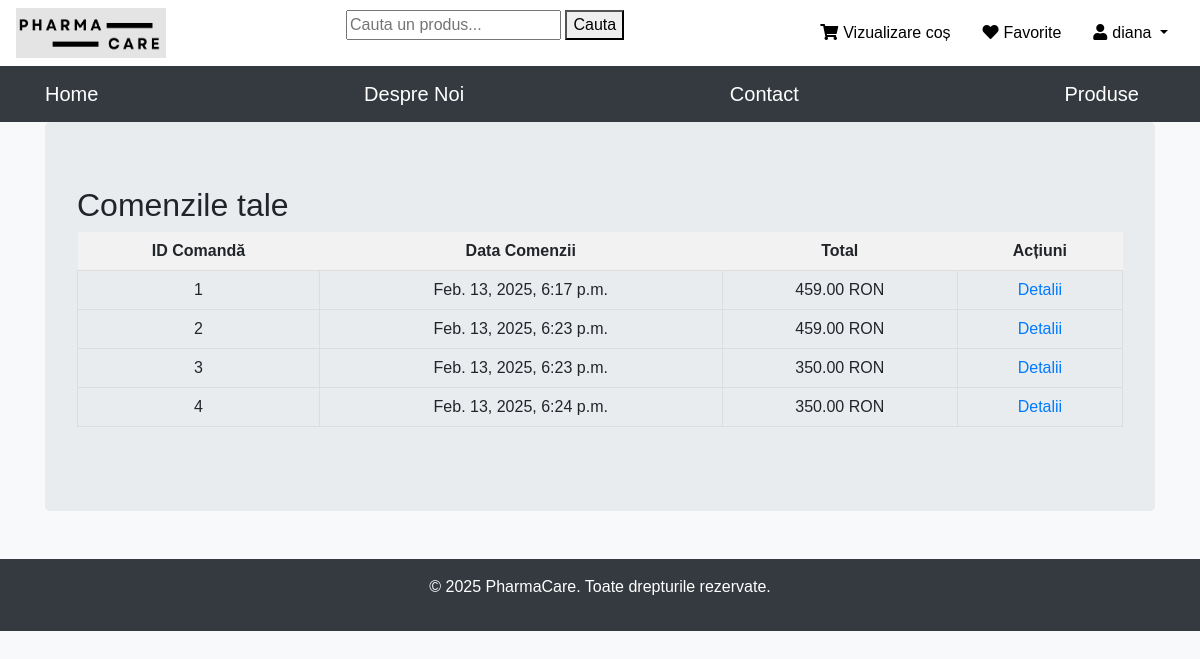
/vizualizare_comanda/ (signed in), run on an earlier commit of the app's database.
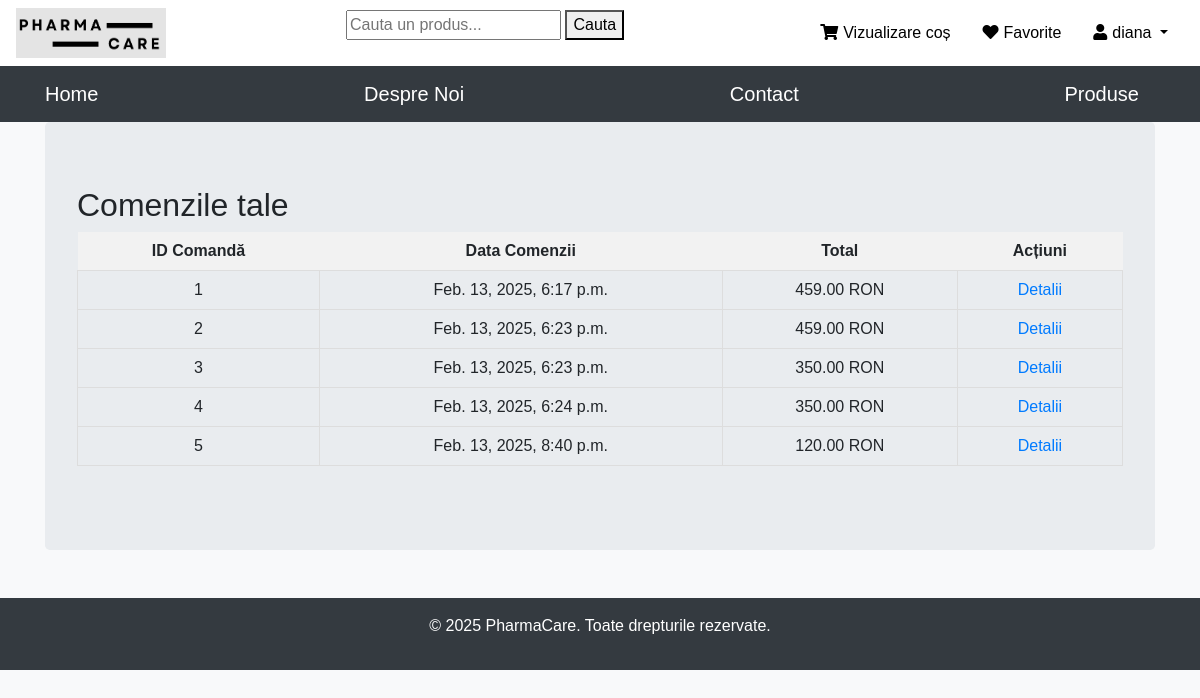
And on a later commit of the database.
### produs/models.py (models this page shows, shortened)
class Comanda(models.Model):
    STATUS_CHOICES = [
        ('Pending', 'În așteptare'),
        ('Processing', 'În procesare'),
        ('Shipped', 'Expediată'),
        ('Delivered', 'Livrată'),
        ('Cancelled', 'Anulată'),
    ]
    user = models.ForeignKey(User, on_delete=models.CASCADE)
    produse = models.ManyToManyField(Produs, through='ComandaFinala')
    data_creare = models.DateTimeField(auto_now_add=True)
    status = models.CharField(max_length=20, choices=STATUS_CHOICES, default='Pending')
    total = models.DecimalField(max_digits=8, decimal_places=2, default=0.00)

### accounts/views.py (the view)
# urls.py: path('vizualizare_comanda/', vizualizare_comanda, name='vizualizare_comanda'),
def vizualizare_comanda(request):
    comenzi = Comanda.objects.filter(user=request.user)
    return render(request, 'vizualizare_comenzi.html', {'comenzi': comenzi})

### accounts/templates/vizualizare_comenzi.html
{% extends 'base.html' %}
{% block content %}
<h2>Comenzile tale</h2>
{% if comenzi %}
    <table>
        <thead>
            <tr>
                <th>ID Comandă</th>
                <th>Data Comenzii</th>
                <th>Total</th>
                <th>Acțiuni</th>
            </tr>
        </thead>
        <tbody>
            {% for comanda in comenzi %}
                <tr>
                    <td >{{ comanda.id }}</td>
                    <td >{{ comanda.data_creare }}</td>
                    <td >{{ comanda.total }} RON</td>
                    <td>
                        <a href="{% url 'detalii_comanda' comanda.id %}">Detalii</a>
                    </td>
                </tr>
            {% endfor %}
        </tbody>
    </table>
{% else %}
    <p>Nu ai comenzi plasate încă.</p>
{% endif %}
{% endblock %}

What changed in the data, as far as the page shows it:
added Comanda: id "5", data_creare "Feb. 13, 2025, 8:40 p.m.", total "120.00"
